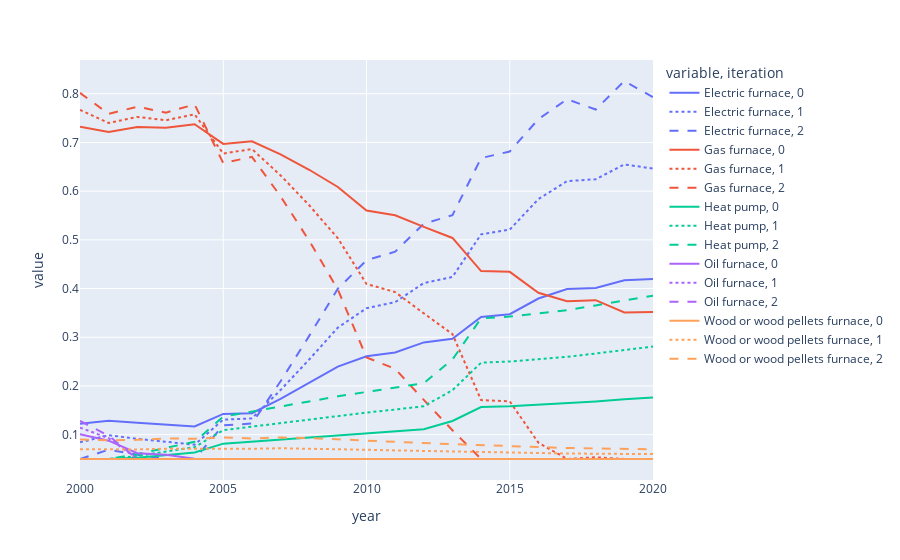

Notebook code for this chart:
### Code cell
import plotly.express as px
all_attitude_modes = pd.concat(att_mode_tables)
all_attitude_modes = all_attitude_modes.melt(id_vars=["iteration"], ignore_index=False).reset_index()
px.line(all_attitude_modes, x="year", y="value", color="variable", line_dash="iteration", template="plotly")

### Figure 1 — Plotly figure (JSON) as saved in the notebook; plotly's stock layout.template omitted (floating-point values rounded to 4 significant figures)
{"data": [{"hovertemplate": "variable=Electric furnace<br>iteration=0<br>year=%{x}<br>value=%{y}<extra></extra>", "legendgroup": "Electric furnace, 0", "line": {"color": "#636efa", "dash": "solid"}, "marker": {"symbol": "circle"}, "mode": "lines", "name": "Electric furnace, 0", "orientation": "v", "showlegend": true, "type": "scatter", "x": [2000, 2001, 2002, 2003, 2004, 2005, 2006, 2007, 2008, 2009, 2010, 2011, 2012, 2013, 2014, 2015, 2016, 2017, 2018, 2019, 2020], "xaxis": "x", "y": [0.1225, 0.1287, 0.1242, 0.1204, 0.1169, 0.1425, 0.144, 0.1736, 0.206, 0.2399, 0.2611, 0.2686, 0.2895, 0.297, 0.3415, 0.3473, 0.3796, 0.399, 0.4013, 0.4169, 0.4198], "yaxis": "y"}, {"hovertemplate": "variable=Electric furnace<br>iteration=1<br>year=%{x}<br>value=%{y}<extra></extra>", "legendgroup": "Electric furnace, 1", "line": {"color": "#636efa", "dash": "dot"}, "marker": {"symbol": "circle"}, "mode": "lines", "name": "Electric furnace, 1", "orientation": "v", "showlegend": true, "type": "scatter", "x": [2000, 2001, 2002, 2003, 2004, 2005, 2006, 2007, 2008, 2009, 2010, 2011, 2012, 2013, 2014, 2015, 2016, 2017, 2018, 2019, 2020], "xaxis": "x", "y": [0.08415, 0.0989, 0.09146, 0.08512, 0.0793, 0.1309, 0.1334, 0.1916, 0.2544, 0.3198, 0.3596, 0.3722, 0.4113, 0.4238, 0.5114, 0.521, 0.5837, 0.6205, 0.6244, 0.6549, 0.6464], "yaxis": "y"}, {"hovertemplate": "variable=Electric furnace<br>iteration=2<br>year=%{x}<br>value=%{y}<extra></extra>", "legendgroup": "Electric furnace, 2", "line": {"color": "#636efa", "dash": "dash"}, "marker": {"symbol": "circle"}, "mode": "lines", "name": "Electric furnace, 2", "orientation": "v", "showlegend": true, "type": "scatter", "x": [2000, 2001, 2002, 2003, 2004, 2005, 2006, 2007, 2008, 2009, 2010, 2011, 2012, 2013, 2014, 2015, 2016, 2017, 2018, 2019, 2020], "xaxis": "x", "y": [0.05, 0.06913, 0.05871, 0.05, 0.05, 0.1192, 0.1228, 0.2095, 0.3028, 0.3997, 0.4581, 0.4757, 0.5332, 0.5507, 0.668, 0.6814, 0.7479, 0.7888, 0.7675, 0.8262, 0.7929], "yaxis": "y"}, {"hovertemplate": "variable=Gas furnace<br>iteration=0<br>year=%{x}<br>value=%{y}<extra></extra>", "legendgroup": "Gas furnace, 0", "line": {"color": "#EF553B", "dash": "solid"}, "marker": {"symbol": "circle"}, "mode": "lines", "name": "Gas furnace, 0", "orientation": "v", "showlegend": true, "type": "scatter", "x": [2000, 2001, 2002, 2003, 2004, 2005, 2006, 2007, 2008, 2009, 2010, 2011, 2012, 2013, 2014, 2015, 2016, 2017, 2018, 2019, 2020], "xaxis": "x", "y": [0.7322, 0.7214, 0.7315, 0.7301, 0.7373, 0.697, 0.7026, 0.6755, 0.644, 0.6086, 0.5603, 0.5503, 0.5268, 0.5039, 0.4359, 0.4343, 0.3914, 0.3741, 0.3761, 0.3508, 0.352], "yaxis": "y"}, {"hovertemplate": "variable=Gas furnace<br>iteration=1<br>year=%{x}<br>value=%{y}<extra></extra>", "legendgroup": "Gas furnace, 1", "line": {"color": "#EF553B", "dash": "dot"}, "marker": {"symbol": "circle"}, "mode": "lines", "name": "Gas furnace, 1", "orientation": "v", "showlegend": true, "type": "scatter", "x": [2000, 2001, 2002, 2003, 2004, 2005, 2006, 2007, 2008, 2009, 2010, 2011, 2012, 2013, 2014, 2015, 2016, 2017, 2018, 2019, 2020], "xaxis": "x", "y": [0.7669, 0.74, 0.7525, 0.7457, 0.7578, 0.6773, 0.6865, 0.6324, 0.571, 0.5033, 0.4094, 0.3928, 0.349, 0.3065, 0.171, 0.1684, 0.08339, 0.05011, 0.05348, 0.05, 0.05], "yaxis": "y"}, {"hovertemplate": "variable=Gas furnace<br>iteration=2<br>year=%{x}<br>value=%{y}<extra></extra>", "legendgroup": "Gas furnace, 2", "line": {"color": "#EF553B", "dash": "dash"}, "marker": {"symbol": "circle"}, "mode": "lines", "name": "Gas furnace, 2", "orientation": "v", "showlegend": true, "type": "scatter", "x": [2000, 2001, 2002, 2003, 2004, 2005, 2006, 2007, 2008, 2009, 2010, 2011, 2012, 2013, 2014, 2015, 2016, 2017, 2018, 2019, 2020], "xaxis": "x", "y": [0.8017, 0.7587, 0.7735, 0.7613, 0.7782, 0.6575, 0.6704, 0.5894, 0.4981, 0.3979, 0.2586, 0.2352, 0.1713, 0.1091, 0.05, 0.05, 0.05, 0.05, 0.05, 0.05, 0.05], "yaxis": "y"}, {"hovertemplate": "variable=Heat pump<br>iteration=0<br>year=%{x}<br>value=%{y}<extra></extra>", "legendgroup": "Heat pump, 0", "line": {"color": "#00cc96", "dash": "solid"}, "marker": {"symbol": "circle"}, "mode": "lines", "name": "Heat pump, 0", "orientation": "v", "showlegend": true, "type": "scatter", "x": [2000, 2001, 2002, 2003, 2004, 2005, 2006, 2007, 2008, 2009, 2010, 2011, 2012, 2013, 2014, 2015, 2016, 2017, 2018, 2019, 2020], "xaxis": "x", "y": [0.05, 0.05, 0.05244, 0.05815, 0.06327, 0.08156, 0.0858, 0.09054, 0.09493, 0.09943, 0.1032, 0.107, 0.111, 0.1281, 0.1567, 0.1582, 0.1609, 0.1638, 0.168, 0.1726, 0.1765], "yaxis": "y"}, {"hovertemplate": "variable=Heat pump<br>iteration=1<br>year=%{x}<br>value=%{y}<extra></extra>", "legendgroup": "Heat pump, 1", "line": {"color": "#00cc96", "dash": "dot"}, "marker": {"symbol": "circle"}, "mode": "lines", "name": "Heat pump, 1", "orientation": "v", "showlegend": true, "type": "scatter", "x": [2000, 2001, 2002, 2003, 2004, 2005, 2006, 2007, 2008, 2009, 2010, 2011, 2012, 2013, 2014, 2015, 2016, 2017, 2018, 2019, 2020], "xaxis": "x", "y": [0.05, 0.05, 0.05629, 0.0658, 0.07434, 0.1093, 0.1163, 0.1242, 0.1316, 0.1391, 0.1453, 0.1516, 0.1583, 0.1912, 0.2478, 0.2503, 0.2549, 0.2597, 0.2667, 0.2743, 0.2809], "yaxis": "y"}, {"hovertemplate": "variable=Heat pump<br>iteration=2<br>year=%{x}<br>value=%{y}<extra></extra>", "legendgroup": "Heat pump, 2", "line": {"color": "#00cc96", "dash": "dash"}, "marker": {"symbol": "circle"}, "mode": "lines", "name": "Heat pump, 2", "orientation": "v", "showlegend": true, "type": "scatter", "x": [2000, 2001, 2002, 2003, 2004, 2005, 2006, 2007, 2008, 2009, 2010, 2011, 2012, 2013, 2014, 2015, 2016, 2017, 2018, 2019, 2020], "xaxis": "x", "y": [0.05, 0.05, 0.06014, 0.07346, 0.0854, 0.137, 0.1469, 0.1579, 0.1682, 0.1787, 0.1874, 0.1962, 0.2057, 0.2544, 0.3389, 0.3424, 0.3489, 0.3555, 0.3653, 0.376, 0.3852], "yaxis": "y"}, {"hovertemplate": "variable=Oil furnace<br>iteration=0<br>year=%{x}<br>value=%{y}<extra></extra>", "legendgroup": "Oil furnace, 0", "line": {"color": "#ab63fa", "dash": "solid"}, "marker": {"symbol": "circle"}, "mode": "lines", "name": "Oil furnace, 0", "orientation": "v", "showlegend": true, "type": "scatter", "x": [2000, 2001, 2002, 2003, 2004, 2005, 2006, 2007, 2008, 2009, 2010, 2011, 2012, 2013, 2014, 2015, 2016, 2017, 2018, 2019, 2020], "xaxis": "x", "y": [0.1007, 0.08762, 0.06204, 0.05895, 0.05036, 0.05, 0.05, 0.05, 0.05, 0.05, 0.05, 0.05, 0.05, 0.05, 0.05, 0.05, 0.05, 0.05, 0.05, 0.05, 0.05], "yaxis": "y"}, {"hovertemplate": "variable=Oil furnace<br>iteration=1<br>year=%{x}<br>value=%{y}<extra></extra>", "legendgroup": "Oil furnace, 1", "line": {"color": "#ab63fa", "dash": "dot"}, "marker": {"symbol": "circle"}, "mode": "lines", "name": "Oil furnace, 1", "orientation": "v", "showlegend": true, "type": "scatter", "x": [2000, 2001, 2002, 2003, 2004, 2005, 2006, 2007, 2008, 2009, 2010, 2011, 2012, 2013, 2014, 2015, 2016, 2017, 2018, 2019, 2020], "xaxis": "x", "y": [0.1145, 0.09269, 0.05006, 0.05, 0.05, 0.05, 0.05, 0.05, 0.05, 0.05, 0.05, 0.05, 0.05, 0.05, 0.05, 0.05, 0.05, 0.05, 0.05, 0.05, 0.05], "yaxis": "y"}, {"hovertemplate": "variable=Oil furnace<br>iteration=2<br>year=%{x}<br>value=%{y}<extra></extra>", "legendgroup": "Oil furnace, 2", "line": {"color": "#ab63fa", "dash": "dash"}, "marker": {"symbol": "circle"}, "mode": "lines", "name": "Oil furnace, 2", "orientation": "v", "showlegend": true, "type": "scatter", "x": [2000, 2001, 2002, 2003, 2004, 2005, 2006, 2007, 2008, 2009, 2010, 2011, 2012, 2013, 2014, 2015, 2016, 2017, 2018, 2019, 2020], "xaxis": "x", "y": [0.1284, 0.09777, 0.05, 0.05, 0.05, 0.05, 0.05, 0.05, 0.05, 0.05, 0.05, 0.05, 0.05, 0.05, 0.05, 0.05, 0.05, 0.05, 0.05, 0.05, 0.05], "yaxis": "y"}, {"hovertemplate": "variable=Wood or wood pellets furnace<br>iteration=0<br>year=%{x}<br>value=%{y}<extra></extra>", "legendgroup": "Wood or wood pellets furnace, 0", "line": {"color": "#FFA15A", "dash": "solid"}, "marker": {"symbol": "circle"}, "mode": "lines", "name": "Wood or wood pellets furnace, 0", "orientation": "v", "showlegend": true, "type": "scatter", "x": [2000, 2001, 2002, 2003, 2004, 2005, 2006, 2007, 2008, 2009, 2010, 2011, 2012, 2013, 2014, 2015, 2016, 2017, 2018, 2019, 2020], "xaxis": "x", "y": [0.05, 0.05, 0.05, 0.05, 0.05, 0.05, 0.05, 0.05, 0.05, 0.05, 0.05, 0.05, 0.05, 0.05, 0.05, 0.05, 0.05, 0.05, 0.05, 0.05, 0.05], "yaxis": "y"}, {"hovertemplate": "variable=Wood or wood pellets furnace<br>iteration=1<br>year=%{x}<br>value=%{y}<extra></extra>", "legendgroup": "Wood or wood pellets furnace, 1", "line": {"color": "#FFA15A", "dash": "dot"}, "marker": {"symbol": "circle"}, "mode": "lines", "name": "Wood or wood pellets furnace, 1", "orientation": "v", "showlegend": true, "type": "scatter", "x": [2000, 2001, 2002, 2003, 2004, 2005, 2006, 2007, 2008, 2009, 2010, 2011, 2012, 2013, 2014, 2015, 2016, 2017, 2018, 2019, 2020], "xaxis": "x", "y": [0.07001, 0.06918, 0.06966, 0.07105, 0.07084, 0.07205, 0.07113, 0.07208, 0.07144, 0.07036, 0.06895, 0.06763, 0.06637, 0.06521, 0.06412, 0.06318, 0.06221, 0.0613, 0.06086, 0.0604, 0.06001], "yaxis": "y"}, {"hovertemplate": "variable=Wood or wood pellets furnace<br>iteration=2<br>year=%{x}<br>value=%{y}<extra></extra>", "legendgroup": "Wood or wood pellets furnace, 2", "line": {"color": "#FFA15A", "dash": "dash"}, "marker": {"symbol": "circle"}, "mode": "lines", "name": "Wood or wood pellets furnace, 2", "orientation": "v", "showlegend": true, "type": "scatter", "x": [2000, 2001, 2002, 2003, 2004, 2005, 2006, 2007, 2008, 2009, 2010, 2011, 2012, 2013, 2014, 2015, 2016, 2017, 2018, 2019, 2020], "xaxis": "x", "y": [0.09002, 0.08836, 0.08932, 0.09211, 0.09168, 0.0941, 0.09227, 0.09416, 0.09287, 0.09071, 0.08791, 0.08526, 0.08273, 0.08042, 0.07824, 0.07636, 0.07441, 0.07261, 0.07173, 0.0708, 0.07002], "yaxis": "y"}], "layout": {"legend": {"title": {"text": "variable, iteration"}, "tracegroupgap": 0}, "margin": {"t": 60}, "xaxis": {"anchor": "y", "domain": [0, 1], "title": {"text": "year"}}, "yaxis": {"anchor": "x", "domain": [0, 1], "title": {"text": "value"}}}}
